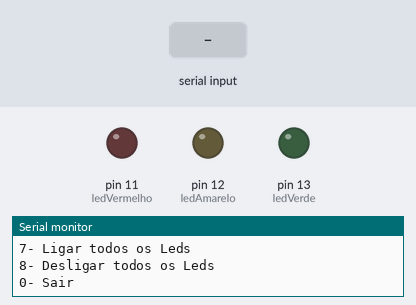
This sketch was run on a simulated Arduino Uno, built with avr-gcc and run on an emulated ATmega328P. Parts: output pins drawn as LEDs (lit = HIGH), the last lines printed to the serial monitor. Inputs (shaded band) come from the test bench.

Above: at 1.2 s.
1.3 s: "1\n" received over Serial
At 1.9 s:
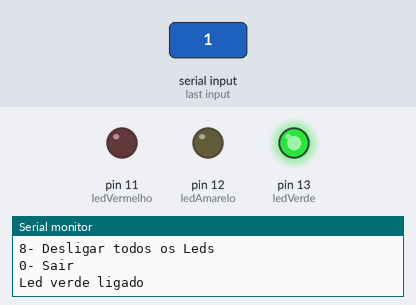
2.8 s: "3\n" received over Serial
At 3.9 s:
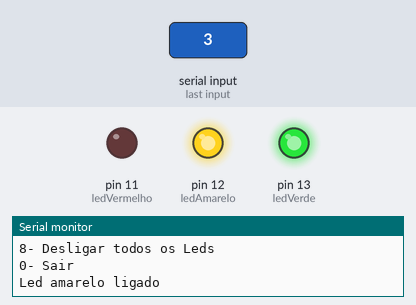
4.4 s: "2\n" received over Serial
At 5.8 s:
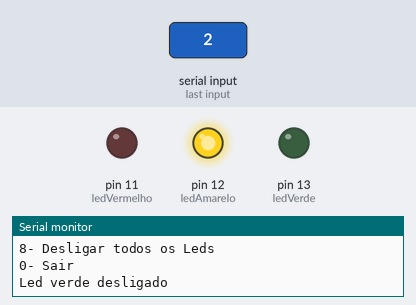
6.1 s: "5\n" received over Serial
At 6.6 s:
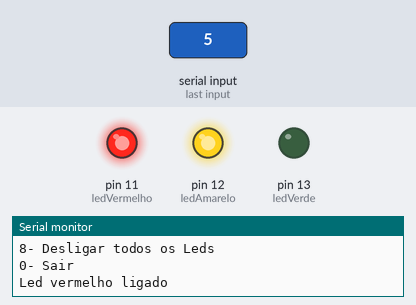
7.8 s: "4\n" received over Serial
At 8.7 s:
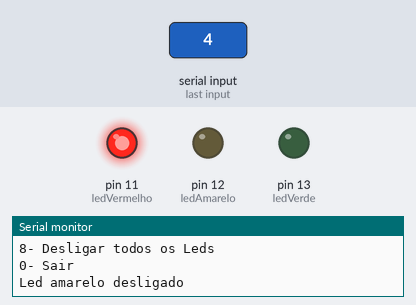
9.5 s: "1\n" received over Serial
At 10.6 s:
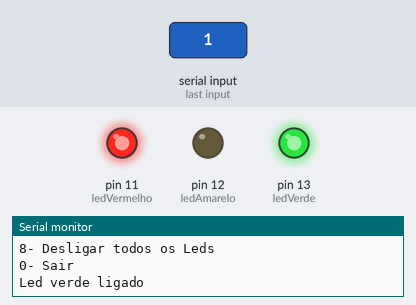
Timing chart, 0 to 12.2 s (numbered marks = the images above; inputs shaded):
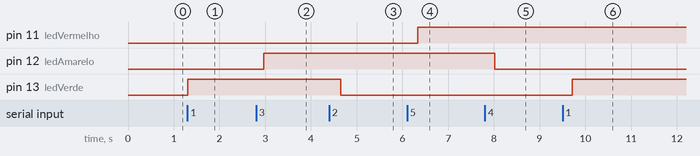

Measured:
- after the input at 1.3 s, pin 13 (ledVerde): LOW → HIGH at once
- after the input at 2.8 s, pin 12 (ledAmarelo): LOW → HIGH after 0.16 s
- after the input at 4.4 s, pin 13 (ledVerde): HIGH → LOW after 0.25 s
- after the input at 6.1 s, pin 11 (ledVermelho): LOW → HIGH after 0.24 s
- after the input at 7.8 s, pin 12 (ledAmarelo): HIGH → LOW after 0.22 s
- after the input at 9.5 s, pin 13 (ledVerde): LOW → HIGH after 0.21 s

The sketch:

Atividade_1_Arduino.ino
```cpp
/*
Criar um protótipo com 3 leds: verde, vermelho e amarelo.
Crie um menu com Do While que solicite ao usuário qual led ele quer acender ou apagar,
com suas devidas funcionalidades, da seguinte forma:

1) Ligar Led Verde
2) Desligar Led Verde
3) Ligar Led Amarelo
4) Desligar Led Amarelo
5) Ligar Led Vermelho
6) Desligar Led Vermelho
7) Ligar Todos os Leds
8) Desligar Todos os Leds
0) Sair

Você não pode esquecer dos resistores e de configurar cadas porta de lede com a função
pinMode(pino, modo) lá dentro da função setup()

Utilizar Do While, Switch e Serial para o menu e comunicação com o usuário
*/

int ledVerde = 13;
int ledAmarelo = 12;
int ledVermelho = 11;
int opcaoUsuario;

void setup()
{
  Serial.begin(9600);
  pinMode(ledVerde, OUTPUT);
  pinMode(ledAmarelo, OUTPUT);
  pinMode(ledVermelho, OUTPUT);
}

void loop()
{
 do {
  Serial.println("|Escolha uma opcao| ");
  Serial.println("1- Ligar Led Verde");
  Serial.println("2- Desligar Led Verde");
  Serial.println("3- Ligar Led Amarelo");
  Serial.println("4- Desligar Led Amarelo");
  Serial.println("5- Ligar Led Vermelho");
  Serial.println("6- Desligar Led Vermelho");
  Serial.println("7- Ligar todos os Leds");
  Serial.println("8- Desligar todos os Leds");
  Serial.println("0- Sair");
  while (!Serial.available());
  opcaoUsuario = Serial.parseInt();

   switch (opcaoUsuario){
     case 1:
     digitalWrite(ledVerde, HIGH);
     Serial.println("Led verde ligado");
     Serial.println();
     delay(1500);
     break;

     case 2:
     digitalWrite(ledVerde, LOW);
     Serial.println("Led verde desligado");
     Serial.println();
     delay(1500);
     break;

     case 3:
     digitalWrite(ledAmarelo, HIGH);
     Serial.println("Led amarelo ligado");
     Serial.println();
     delay(1500);
     break;

     case 4:
     digitalWrite(ledAmarelo, LOW);
     Serial.println("Led amarelo desligado");
     Serial.println();
     delay(1500);
     break;

     case 5:
     digitalWrite(ledVermelho, HIGH);
     Serial.println("Led vermelho ligado");
     Serial.println();
     delay(1500);
     break;

     case 6:
     digitalWrite(ledVermelho, LOW);
     Serial.println("Led vermelho desligado");
     Serial.println();
     delay(1500);
     break;

     case 7:
     digitalWrite(ledVerde, HIGH);
     digitalWrite(ledAmarelo, HIGH);
     digitalWrite(ledVermelho, HIGH);
     Serial.println("Todos os leds ligados");
     Serial.println();
     delay(1500);
     break;

     case 8:
     digitalWrite(ledVerde, LOW);
     digitalWrite(ledAmarelo, LOW);
     digitalWrite(ledVermelho, LOW);
     Serial.println("Todos os leds desligados");
     Serial.println();
     delay(1500);
     break;

     default:
     Serial.println("Saindo...");
     Serial.println();
   }
  } while (opcaoUsuario != 0);

    delay(1000);
}
```
